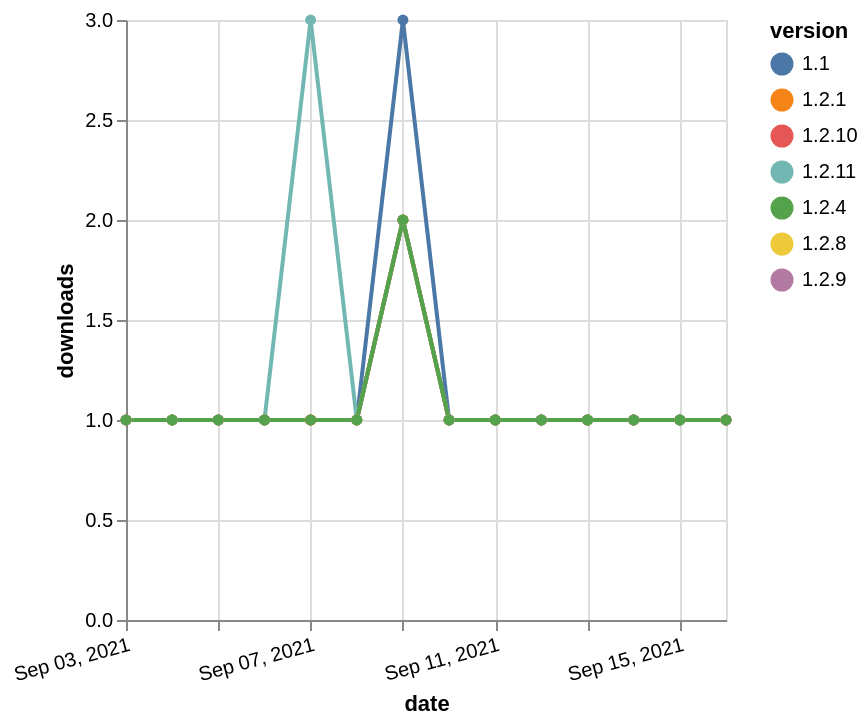

Write the Vega-Lite specification saved for this chart.
### Vega-Lite specification from a JSON file in a GitHub repository (floating-point values rounded to 4 significant figures)
{"$schema": "https://vega.github.io/schema/vega-lite/v5.json", "description": "A simple bar chart with embedded data.", "data": {"values": [{"date": "2021-09-03", "total": 218, "delta": 1, "version": "1.2.8"}, {"date": "2021-09-04", "total": 219, "delta": 1, "version": "1.2.8"}, {"date": "2021-09-05", "total": 220, "delta": 1, "version": "1.2.8"}, {"date": "2021-09-06", "total": 221, "delta": 1, "version": "1.2.8"}, {"date": "2021-09-07", "total": 222, "delta": 1, "version": "1.2.8"}, {"date": "2021-09-08", "total": 223, "delta": 1, "version": "1.2.8"}, {"date": "2021-09-09", "total": 225, "delta": 2, "version": "1.2.8"}, {"date": "2021-09-10", "total": 226, "delta": 1, "version": "1.2.8"}, {"date": "2021-09-11", "total": 227, "delta": 1, "version": "1.2.8"}, {"date": "2021-09-12", "total": 228, "delta": 1, "version": "1.2.8"}, {"date": "2021-09-13", "total": 229, "delta": 1, "version": "1.2.8"}, {"date": "2021-09-14", "total": 230, "delta": 1, "version": "1.2.8"}, {"date": "2021-09-15", "total": 231, "delta": 1, "version": "1.2.8"}, {"date": "2021-09-16", "total": 232, "delta": 1, "version": "1.2.8"}, {"date": "2021-09-03", "total": 216, "delta": 1, "version": "1.2.9"}, {"date": "2021-09-04", "total": 217, "delta": 1, "version": "1.2.9"}, {"date": "2021-09-05", "total": 218, "delta": 1, "version": "1.2.9"}, {"date": "2021-09-06", "total": 219, "delta": 1, "version": "1.2.9"}, {"date": "2021-09-07", "total": 220, "delta": 1, "version": "1.2.9"}, {"date": "2021-09-08", "total": 221, "delta": 1, "version": "1.2.9"}, {"date": "2021-09-09", "total": 223, "delta": 2, "version": "1.2.9"}, {"date": "2021-09-10", "total": 224, "delta": 1, "version": "1.2.9"}, {"date": "2021-09-11", "total": 225, "delta": 1, "version": "1.2.9"}, {"date": "2021-09-12", "total": 226, "delta": 1, "version": "1.2.9"}, {"date": "2021-09-13", "total": 227, "delta": 1, "version": "1.2.9"}, {"date": "2021-09-14", "total": 228, "delta": 1, "version": "1.2.9"}, {"date": "2021-09-15", "total": 229, "delta": 1, "version": "1.2.9"}, {"date": "2021-09-16", "total": 230, "delta": 1, "version": "1.2.9"}, {"date": "2021-09-03", "total": 273, "delta": 1, "version": "1.1"}, {"date": "2021-09-04", "total": 274, "delta": 1, "version": "1.1"}, {"date": "2021-09-05", "total": 275, "delta": 1, "version": "1.1"}, {"date": "2021-09-06", "total": 276, "delta": 1, "version": "1.1"}, {"date": "2021-09-07", "total": 277, "delta": 1, "version": "1.1"}, {"date": "2021-09-08", "total": 278, "delta": 1, "version": "1.1"}, {"date": "2021-09-09", "total": 281, "delta": 3, "version": "1.1"}, {"date": "2021-09-10", "total": 282, "delta": 1, "version": "1.1"}, {"date": "2021-09-11", "total": 283, "delta": 1, "version": "1.1"}, {"date": "2021-09-12", "total": 284, "delta": 1, "version": "1.1"}, {"date": "2021-09-13", "total": 285, "delta": 1, "version": "1.1"}, {"date": "2021-09-14", "total": 286, "delta": 1, "version": "1.1"}, {"date": "2021-09-15", "total": 287, "delta": 1, "version": "1.1"}, {"date": "2021-09-16", "total": 288, "delta": 1, "version": "1.1"}, {"date": "2021-09-03", "total": 219, "delta": 1, "version": "1.2.10"}, {"date": "2021-09-04", "total": 220, "delta": 1, "version": "1.2.10"}, {"date": "2021-09-05", "total": 221, "delta": 1, "version": "1.2.10"}, {"date": "2021-09-06", "total": 222, "delta": 1, "version": "1.2.10"}, {"date": "2021-09-07", "total": 223, "delta": 1, "version": "1.2.10"}, {"date": "2021-09-08", "total": 224, "delta": 1, "version": "1.2.10"}, {"date": "2021-09-09", "total": 226, "delta": 2, "version": "1.2.10"}, {"date": "2021-09-10", "total": 227, "delta": 1, "version": "1.2.10"}, {"date": "2021-09-11", "total": 228, "delta": 1, "version": "1.2.10"}, {"date": "2021-09-12", "total": 229, "delta": 1, "version": "1.2.10"}, {"date": "2021-09-13", "total": 230, "delta": 1, "version": "1.2.10"}, {"date": "2021-09-14", "total": 231, "delta": 1, "version": "1.2.10"}, {"date": "2021-09-15", "total": 232, "delta": 1, "version": "1.2.10"}, {"date": "2021-09-16", "total": 233, "delta": 1, "version": "1.2.10"}, {"date": "2021-09-03", "total": 189, "delta": 1, "version": "1.2.1"}, {"date": "2021-09-04", "total": 190, "delta": 1, "version": "1.2.1"}, {"date": "2021-09-05", "total": 191, "delta": 1, "version": "1.2.1"}, {"date": "2021-09-06", "total": 192, "delta": 1, "version": "1.2.1"}, {"date": "2021-09-07", "total": 193, "delta": 1, "version": "1.2.1"}, {"date": "2021-09-08", "total": 194, "delta": 1, "version": "1.2.1"}, {"date": "2021-09-09", "total": 196, "delta": 2, "version": "1.2.1"}, {"date": "2021-09-10", "total": 197, "delta": 1, "version": "1.2.1"}, {"date": "2021-09-11", "total": 198, "delta": 1, "version": "1.2.1"}, {"date": "2021-09-12", "total": 199, "delta": 1, "version": "1.2.1"}, {"date": "2021-09-13", "total": 200, "delta": 1, "version": "1.2.1"}, {"date": "2021-09-14", "total": 201, "delta": 1, "version": "1.2.1"}, {"date": "2021-09-15", "total": 202, "delta": 1, "version": "1.2.1"}, {"date": "2021-09-16", "total": 203, "delta": 1, "version": "1.2.1"}, {"date": "2021-09-03", "total": 230, "delta": 1, "version": "1.2.11"}, {"date": "2021-09-04", "total": 231, "delta": 1, "version": "1.2.11"}, {"date": "2021-09-05", "total": 232, "delta": 1, "version": "1.2.11"}, {"date": "2021-09-06", "total": 233, "delta": 1, "version": "1.2.11"}, {"date": "2021-09-07", "total": 236, "delta": 3, "version": "1.2.11"}, {"date": "2021-09-08", "total": 237, "delta": 1, "version": "1.2.11"}, {"date": "2021-09-09", "total": 239, "delta": 2, "version": "1.2.11"}, {"date": "2021-09-10", "total": 240, "delta": 1, "version": "1.2.11"}, {"date": "2021-09-11", "total": 241, "delta": 1, "version": "1.2.11"}, {"date": "2021-09-12", "total": 242, "delta": 1, "version": "1.2.11"}, {"date": "2021-09-13", "total": 243, "delta": 1, "version": "1.2.11"}, {"date": "2021-09-14", "total": 244, "delta": 1, "version": "1.2.11"}, {"date": "2021-09-15", "total": 245, "delta": 1, "version": "1.2.11"}, {"date": "2021-09-16", "total": 246, "delta": 1, "version": "1.2.11"}, {"date": "2021-09-03", "total": 213, "delta": 1, "version": "1.2.4"}, {"date": "2021-09-04", "total": 214, "delta": 1, "version": "1.2.4"}, {"date": "2021-09-05", "total": 215, "delta": 1, "version": "1.2.4"}, {"date": "2021-09-06", "total": 216, "delta": 1, "version": "1.2.4"}, {"date": "2021-09-07", "total": 217, "delta": 1, "version": "1.2.4"}, {"date": "2021-09-08", "total": 218, "delta": 1, "version": "1.2.4"}, {"date": "2021-09-09", "total": 220, "delta": 2, "version": "1.2.4"}, {"date": "2021-09-10", "total": 221, "delta": 1, "version": "1.2.4"}, {"date": "2021-09-11", "total": 222, "delta": 1, "version": "1.2.4"}, {"date": "2021-09-12", "total": 223, "delta": 1, "version": "1.2.4"}, {"date": "2021-09-13", "total": 224, "delta": 1, "version": "1.2.4"}, {"date": "2021-09-14", "total": 225, "delta": 1, "version": "1.2.4"}, {"date": "2021-09-15", "total": 226, "delta": 1, "version": "1.2.4"}, {"date": "2021-09-16", "total": 227, "delta": 1, "version": "1.2.4"}]}, "width": "container", "mark": {"type": "line", "point": {"filled": true}}, "encoding": {"x": {"field": "date", "type": "temporal", "timeUnit": "yearmonthdate", "title": "date", "axis": {"labelAngle": -15}}, "y": {"field": "delta", "type": "quantitative", "title": "downloads"}, "color": {"field": "version", "type": "nominal"}, "tooltip": {"field": "delta"}}}
